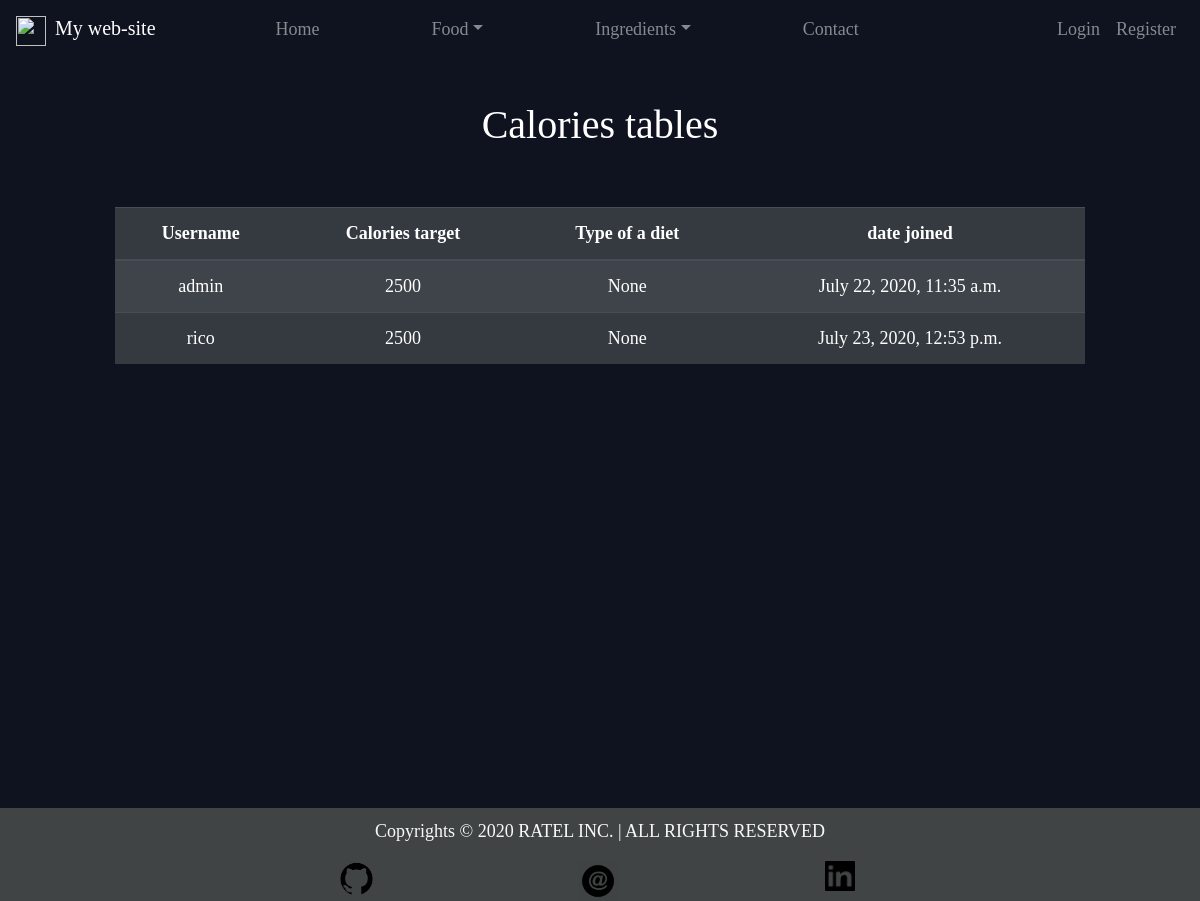
/profile/profile_table/, run on the app's committed database.
### Account/models.py (models this page shows, shortened)
class Profile(AbstractBaseUser):
	email 					= models.EmailField(verbose_name="email", max_length=60, unique=True)
	username 				= models.CharField(verbose_name="username", max_length=30, unique=True)
	calories_plan			= models.IntegerField(default=2500)
	diet_type               = models.CharField(max_length=2, default="5", choices=DIET_TYPE_CHOICES)
	is_admin				= models.BooleanField(default=False)
	is_active				= models.BooleanField(default=True)
	is_staff				= models.BooleanField(default=False)
	is_superuser			= models.BooleanField(default=False)
	date_joined				= models.DateTimeField(verbose_name='date joined', auto_now_add=True)
	last_login				= models.DateTimeField(verbose_name='last login', auto_now=True)
	USERNAME_FIELD = "username"
	REQUIRED_FIELDS = ["email"]
	objects = MyAccountManager()

### Account/views.py (the view)
# urls.py: path("profile_table/", ProfilesListView.as_view(), name="prof_table"),
class ProfilesListView(ListView, SuccessMessageMixin):
	template_name = "Account/profile_list.html"
	model = Profile
	paginate_by = 10
	context_object_name = "objects"

### Templates/Account/profile_list.html (shortened to what this page needs)
{% extends 'main.html' %}
{% block content %}
	<h1 id="title">Calories tables </h1>
	<table class="table table-striped table-dark">
		<thead>
			<tr>
				<th scope="col">Username</th>
				<th scope="col">Calories target</th>
				<th scope="col">Type of a diet</th>
				<th scope="col">date joined</th>
			</tr>
		</thead>
		<tbody>
			{% for profile in objects %}
				<tr>
					<td>{{profile.username}}</td>
					<td>{{profile.calories_plan}}</td>
					<td>{{profile.get_diet_type_display}}</td>
					<td>{{profile.date_joined}}</td>
				</tr>
			{% endfor %}
		</tbody>
	</table>
{% endblock %}

### files/style.css (style rules this page uses)
body { background-color: #0f121f; font-family: Ubuntu; color: #fff; font-size:large; text-align: center; }
#title { padding-bottom: 50px; }

### data on the page
Profile: username "admin", calories_plan "2500", diet_type "None", date_joined "July 22, 2020, 11:35 a.m."
Profile: username "rico", calories_plan "2500", diet_type "None", date_joined "July 23, 2020, 12:53 p.m."
